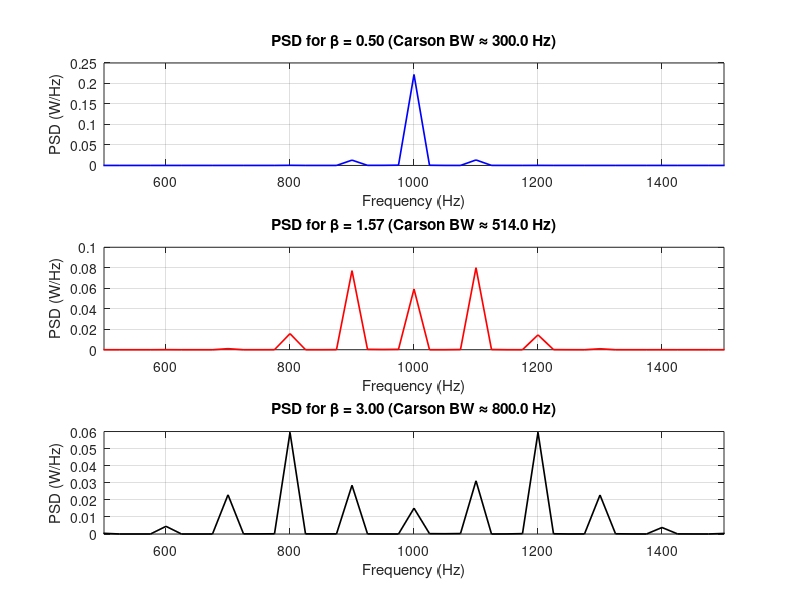

Reproduce this figure in MATLAB.
%% EXP 8 - Objective 6: Influence of Beta on PSD Characteristics
clc;
clear;
close all;

% Fixed Parameters
Ac = 5;
fc = 1000;
fm = 100;
fs = 20 * fc;
t = 0:1/fs:4/fm;
N = length(t);
f = linspace(-fs/2, fs/2, N);

% Compare Different Modulation Indices (beta = kp * Am)
beta_cases = [0.5, 1.57, 3.0];
colors = ['b', 'r', 'k'];

figure('Name', 'Objective 6: Effect of Modulation Index on PSD', 'NumberTitle', 'off');

for i = 1:length(beta_cases)
    b_val = beta_cases(i);
    % Direct angle modulation form for PM with single tone
    pm_test = Ac * cos(2 * pi * fc * t + b_val * sin(2 * pi * fm * t));

    % PSD Calculation
    PM_FFT_shift = abs(fftshift(fft(pm_test)));
    PSD_test = (PM_FFT_shift.^2) / (N * fs);

    subplot(3, 1, i);
    plot(f, PSD_test, colors(i), 'LineWidth', 1.2);
    title(sprintf('PSD for \\beta = %.2f (Carson BW \\approx %.1f Hz)', b_val, 2*(b_val+1)*fm));
    xlabel('Frequency (Hz)'); ylabel('PSD (W/Hz)');
    xlim([fc - 5*fm, fc + 5*fm]);
    grid on;
end
